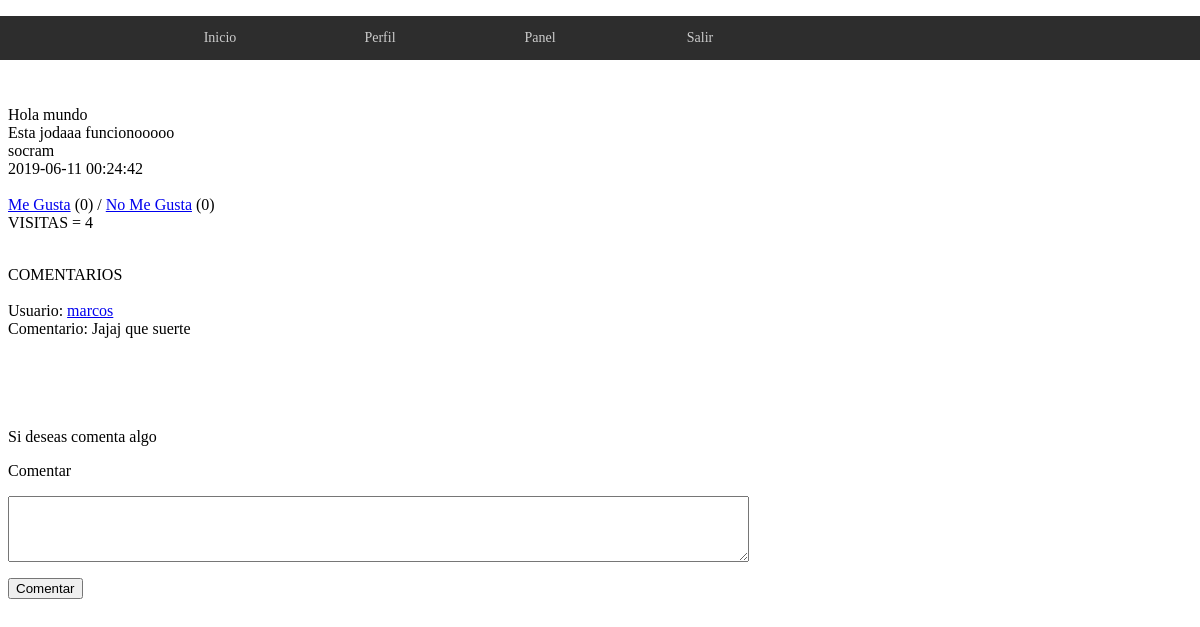
/proyecto_db/noticia.php?id=2 (signed in), run on the app's committed database.
### tables this page shows
CREATE TABLE `noticias` (
  `id` int(11) NOT NULL,
  `titulo` varchar(100) NOT NULL,
  `noticia` text NOT NULL,
  `reportero` int(11) NOT NULL,
  `fecha` datetime NOT NULL,
  `visitas` int(11) NOT NULL,
  `megusta` int(11) NOT NULL,
  `nomegusta` int(11) NOT NULL
);

CREATE TABLE `usuario` (
  `id` int(11) NOT NULL,
  `usuario` varchar(100) NOT NULL,
  `contrasena` varchar(100) NOT NULL,
  `avatar` varchar(100) NOT NULL,
  `rango` varchar(100) NOT NULL
);

CREATE TABLE `comentarios` (
  `id` int(11) NOT NULL,
  `comentario` varchar(1000) NOT NULL,
  `not_id` int(11) NOT NULL,
  `usuario` int(11) NOT NULL
);

### proyecto_db/noticia.php (the view, shortened to what this page needs)
<?php
include "includes/config.php";
?>
<!DOCTYPE html PUBLIC "-//W3C//DTD XHTML 1.0 Transitional//EN" "http://www.w3.org/TR/xhtml1/DTD/xhtml1-transitional.dtd">
<html xmlns="http://www.w3.org/1999/xhtml">
<head>
</head>
<body>
<?php include "barra_navegador.php"; ?>
<p>
  <?php
if(isset($_GET['id'])) {
	$query = mysqli_query($connect,"SELECT * FROM noticias WHERE id = '".$_GET['id']."'");
	while($row=mysqli_fetch_array($query)) {
	$usuarios = mysqli_query($connect,"SELECT * FROM usuario WHERE id = '".$row['reportero']."'");
	$user = mysqli_fetch_array($usuarios);
?>
   <br />
    <br />
     <br />
      <br />
       <br />
  <?php echo $row['titulo']; ?>
  <br />
  <?php echo $row['noticia']; ?>
  <br />
  <?php echo $user['usuario']; ?>
  <br />
  <?php echo $row['fecha']; ?>
  <br />
  <br />
  <a href="megustas.php?n=si&id=<?php echo $_GET['id']; ?>">Me Gusta</a> (<?php echo $row['megusta']; ?>) /
  <a href="megustas.php?n=no&id=<?php echo $_GET['id']; ?>">No Me Gusta</a> (<?php echo $row['nomegusta']; ?>)
  <br />
  VISITAS = <?php echo $row['visitas']; ?>
  <br />
  <br />
  <?php
	}
	?>
</p>
COMENTARIOS
<br /><br />
<?php
$coment = mysqli_query($connect,"SELECT * FROM comentarios WHERE not_id = '".$_GET['id']."' ORDER BY id DESC");
while($com=mysqli_fetch_array($coment)) {
	$usuar = mysqli_query($connect,"SELECT * FROM usuario WHERE id = '".$com['usuario']."'");
	$us = mysqli_fetch_array($usuar);
?>
    Usuario: <a href="perfil.php?id=<?php echo $com['usuario']; ?>"><?php echo $us['usuario']; ?></a>
    <br />
    Comentario: <?php echo $com['comentario']; ?>
    <br /><br />
<?php
}
?>
<br />
<br />
<br />
<br />
Si deseas comenta algo
<form id="form1" name="form1" method="post" action="">
  <p>
    Comentar </p>
  <p>
  <textarea name="comentario" cols="90" rows="4" id="textfield"></textarea>
  </p>
  <p>
    <input type="submit" name="guardar" id="button" value="Comentar" />
  </p>
</form>
<p>&nbsp;</p>
  <?php
}
	?>
</body>
</html>

### data on the page
noticias: titulo "Hola mundo", noticia "Esta jodaaa funcionooooo", usuario.usuario "socram", fecha "2019-06-11 00:24:42", megusta "0", nomegusta "0", visitas "4"
comentarios: usuario.usuario "marcos", comentario "Jajaj que suerte"
